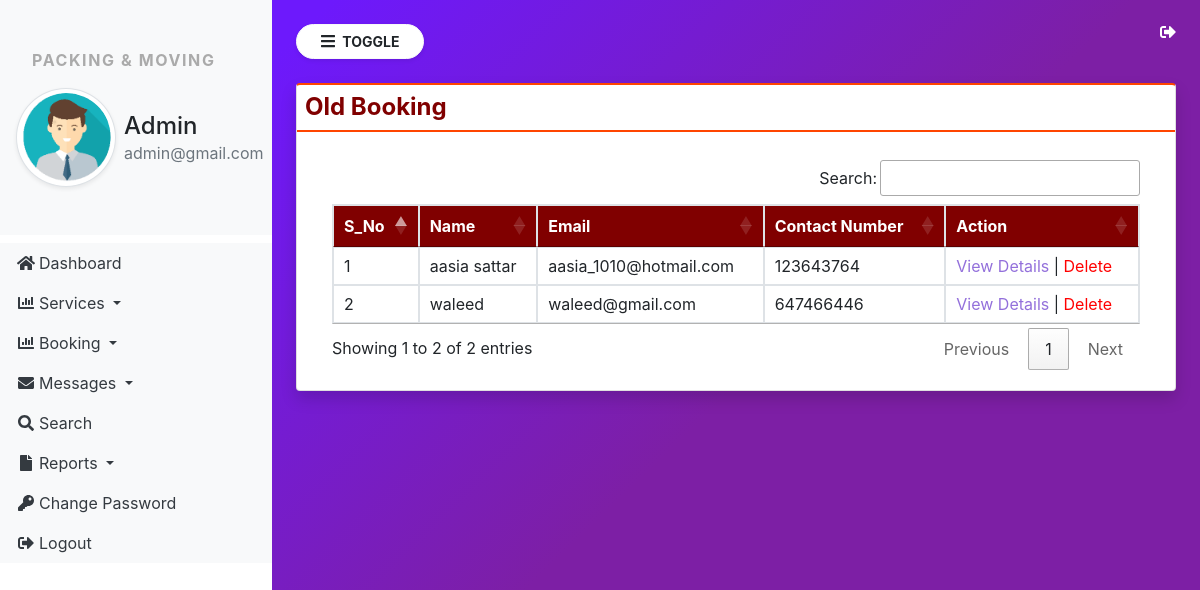
Page /old_booking (signed in) on the committed database.
### mpmanagement/models.py (models this page shows, shortened)
class SiteUser(models.Model):
    name = models.CharField(max_length=100, null=True)
    email = models.CharField(max_length=100, null=True)
    mobile = models.CharField(max_length=25, null=True)
    location = models.CharField(max_length=200, null=True)
    shifting_loc = models.CharField(max_length=200, null=True)
    shiftingdate = models.DateField(null=True)
    brief_items = models.CharField(max_length=300, null=True)
    items = models.CharField(max_length=5000, null=True)
    requestdate = models.DateField(null=True)
    remark = models.CharField(max_length=500,null=True)
    status = models.CharField(max_length=30,null=True)
    updationdate = models.DateField(null=True)

### mpmanagement/views.py (the view)
# urls.py: path('old_booking', old_booking, name="old_booking"),
def old_booking(request):
    if not request.user.is_authenticated:
        return redirect('admin_login')
    booking = SiteUser.objects.filter(status="old booking")
    return render(request,'old_booking.html',locals())

### mpmanagement/templates/old_booking.html
{% extends 'admin_navigation.html' %}
{% block content %}
<div class="card shadow" style="border-top: 2px solid orangered;">
            <h4 class="p-2 font-weight-bold " style="border-bottom: 2px solid orangered; color: maroon;"> Old Booking </h4>
            <div class="card-body">
                <div class="container-fluid">
                     <table class="table table-bordered table-hover" id="example">
                         <thead style="background-color: maroon; color: white;">
                             <tr>
                                 <th>S_No</th>
                                 <th>Name</th>
                                 <th>Email</th>
                                 <th>Contact Number</th>
                                 <th>Action</th>
                             </tr>
                         </thead>
                         <tbody>
                             {% for i in booking %}
                             <tr>
                                 <td>{{forloop.counter}}</td>
                                 <td>{{i.name}}</td>
                                 <td>{{i.email}}</td>
                                 <td>{{i.mobile}}</td>
                                 <td><a href="{% url 'view_bookingdetail' i.id %}" style="color: mediumpurple;">View Details</a>
                                    | <a href="{% url 'delete_booking' i.id %}" style="color: red;" onclick="return confirm('Are you sure ? Want to delete this record')">Delete</a>
                                 </td>
                             </tr>
                             {% endfor %}
                         </tbody>
                     </table>
                </div>
            </div>
        </div>
{% endblock %}

### mpmanagement/templates/admin_navigation.html (shortened to what this page needs)
{% load static %}
<html>
<head>
        <link rel="stylesheet" href="https://cdn.jsdelivr.net/npm/bootstrap@4.6.1/dist/css/bootstrap.min.css">
    <link rel="stylesheet" href="https://cdnjs.cloudflare.com/ajax/libs/font-awesome/4.7.0/css/font-awesome.min.css">
        <link rel="stylesheet" href="{% static 'css/sidebar.css' %}" type="text/css">
            <link rel = "stylesheet" href = "//cdn.datatables.net/1.11.3/css/jquery.dataTables.min.css">
            <link rel = "stylesheet" href = "//cdn.datatables.net/buttons/2.1.0/css/buttons.dataTables.min.css">
</head>
<body>
    <div class="bg-white vertical-nav" id="sidebar">
        <div class="py-5 px-3 bg-light mb-2">
            <p class="font-weight-bold text-uppercase px-3 sidebar-title" style="font-weight: bold;">Packing & Moving</p>
            <div class="media d-flex align-item-center">
                <img src="{% static 'images/img1.png' %}" width="100px" height="80px" class="rounded-circle img-thumbnail shadow-sm">
                <div class="media-body mx-2">
                    <h4 class=" mb-0 mt-4">Admin</h4>
                    <p class="text-muted mb-0">{{request.user.email}}</p>
                </div>
            </div>
        </div>
        <ul class="nav flex-column bg-white">
           <li class="nav-item">
               <a href="{% url 'admin_home'%}" class="nav-link text-dark bg-light">
                   <i class="fa fa-home fa-fw text primary" style="margin-right: 3px;"></i>Dashboard
               </a>
           </li>
           <li class="nav-item dropdown">
            <a href="#" class="nav-link dropdown-toggle text-dark bg-light" id="navbardrop" data-toggle="dropdown">
                <i class="fas fa-chart-bar fa-fw text primary" style="margin-right: 3px;"></i>Services
            </a>
        </li>
        <li class="nav-item dropdown">
            <a href="#" class="nav-link dropdown-toggle text-dark bg-light" id="navbardrop" data-toggle="dropdown">
                <i class="fas fa-chart-bar fa-fw text primary" style="margin-right: 3px;"></i>Booking
            </a>
        </li>
        <li class="nav-item dropdown">
            <a href="#" class="nav-link dropdown-toggle text-dark bg-light" id="navbardrop" data-toggle="dropdown">
                <i class="fas fa-envelope fa-fw text primary" style="margin-right: 3px;" ></i>Messages
            </a>
        </li>
        <li class="nav-item">
            <a href="{% url 'search'%}" class="nav-link text-dark bg-light">
                <i class="fas fa-search fa-fw text primary" style="margin-right: 3px;"></i>Search
            </a>
        </li>
        <li class="nav-item dropdown">
            <a href="#" class="nav-link dropdown-toggle text-dark bg-light" id="navbardrop" data-toggle="dropdown">
                <i class="fas fa-file fa-fw text primary" style="margin-right: 3px;" ></i>Reports
            </a>
        </li>
        <li class="nav-item">
            <a href="{% url 'change_password'%}" class="nav-link text-dark bg-light">
                <i class="fa fa-key fa-fw text primary" style="margin-right: 3px;"></i>Change Password
            </a>
        </li>
        <li class="nav-item">
            <a href="{% url 'logout'%}" class="nav-link text-dark bg-light">
                <i class="fa fa-sign-out-alt fa-fw text primary" style="margin-right: 3px;"></i>Logout
            </a>
        </li>
        </ul>
    </div>
     <div class="page-content p-4" id="content">
         <a href="{% url 'logout' %}" title="logout" class="text-white float-right"><i class="fa fa-sign-out-alt"></i></a>
        <button id="sidebarCollapse" type="button" class="btn btn-light bg-white rounded-pill shadow-sm px-4 mb-4">
            <i class="fas fa-bars" style="margin-right: 4;"></i><small class="text-uppercase" style="font-weight: bold;">
                Toggle</small></button>
                {% block content %}
                {% endblock %}
     </div>
</body>
</html>

### mpmanagement/static/css/sidebar.css (style rules this page uses)
.sidebar-title { letter-spacing: 0.1em; color: #aaa; }
body { background-image: linear-gradient(135.9deg,rgba(109,25,252,1) 16.4%,rgba(125,31,165,1) 56.1%); min-height: 100vh; }
.vertical-nav { min-width: 17rem; width: 17rem; height: 100vh; position: fixed; top: 0; left: 0; transition: all 0.4s; }
.page-content { width: calc(100%-17rem); margin-left: 17rem; transition: all 0.4s; }

### rows in the picture
SiteUser: name "aasia sattar", email "aasia_1010@hotmail.com", mobile "123643764"
SiteUser: name "waleed", email "waleed@gmail.com", mobile "647466446"

### other values in the picture
{{ request.user.email }} "admin@gmail.com"
